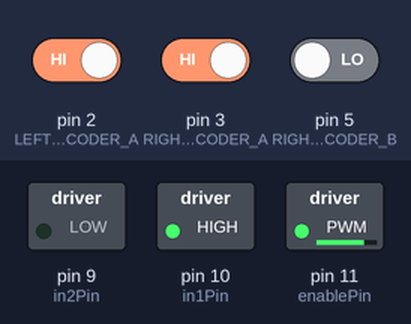
A sketch run on a simulated Arduino Uno, built with avr-gcc and run on an emulated ATmega328P. Shown: switched loads named in the sketch (green lamp = pin HIGH). The test bench sets the inputs (shaded band); at power-on: pin 3 (RIGHT_ENCODER_A) HIGH, pin 2 (LEFT_ENCODER_A) HIGH, pin 5 (RIGHT_ENCODER_B) LOW. What the sketch prints to the serial monitor is not drawn.

Above: at 1.2 s.
1.3 s: pin 3 (RIGHT_ENCODER_A) driven LOW
Timing chart, 0 to 4.3 s (numbered marks = the images above; inputs shaded):
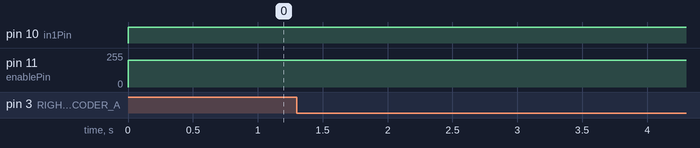

Measured:
- after the input at 1.3 s, every drawn part: stays the same

The sketch:

ArduinoCode.ino
```cpp
// (licence header left out)
#define DEBUG //Comment line for real use


//Ecoder pin defines
#define LEFT_ENCODER_A 2
#define LEFT_ENCODER_B 4
#define RIGHT_ENCODER_A 3
#define RIGHT_ENCODER_B 5

//global encoder count
//must be volatile for safe reading/writing in interupt/main program
volatile int LeftCounts = 0;
volatile int RightCounts = 0;


String recString = "";

int enablePin = 11;
int in1Pin = 10;
int in2Pin = 9;
int switchPin = 7;
int potPin = 0;

void setup() {
  Serial.begin(38400);
  pinMode(LEFT_ENCODER_A, INPUT_PULLUP);
  attachInterrupt(digitalPinToInterrupt(LEFT_ENCODER_A), LeftEncISR, FALLING);
  pinMode(RIGHT_ENCODER_A, INPUT_PULLUP);
  attachInterrupt(digitalPinToInterrupt(RIGHT_ENCODER_A), RightEncISR, FALLING);
  recString.reserve(400);

    pinMode(in1Pin, OUTPUT);
  pinMode(in2Pin, OUTPUT);
  pinMode(enablePin, OUTPUT);
  pinMode(switchPin, INPUT_PULLUP);
}
bool reverse = false;
void loop() {

    int speed = 200;
  //boolean reverse = digitalRead(switchPin);

  setMotor(speed, reverse);
  while (LeftCounts < 2100){}
  reverse = !reverse;
  LeftCounts = 0;
}//end loop


//expect morse code to start with . or - and sequences are in the form 12031021, BOTH END WITH ~
void serialEvent()
{
  while (Serial.available())
  {
    char inChar = (char)Serial.read();
    recString += inChar;

    if (inChar == '~')
    {


    }
  }
}
void setMotor(int speed, boolean reverse)
{
  analogWrite(enablePin, speed);
  digitalWrite(in1Pin, ! reverse);
  digitalWrite(in2Pin, reverse);
}
//////Interupt handlers///////
void LeftEncISR(){
  bool Bvalue = 1;//digitalRead(LEFT_ENCODER_B);
  if (Bvalue)
  {
    LeftCounts++;

  }
  #ifdef DEBUG
  //Serial.println("Interupted");
  //Serial.print("LEFT: ");
  //if (LeftCounts %1 == 0)Serial.println(LeftCounts);
  #endif
}
void RightEncISR(){
  bool Bvalue = digitalRead(RIGHT_ENCODER_B);
  if (Bvalue)
  {
    RightCounts++;

  }
  #ifdef DEBUG
  Serial.println("Interupted");
  Serial.print("Right: ");
  Serial.println(RightCounts);
  #endif
}
//Interupt handlers complete//


void resetButtonLog(){

}
```
